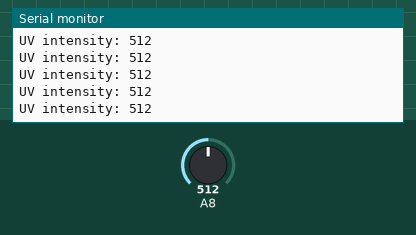
The sketch below on a simulated Arduino Mega 2560, built with avr-gcc and run on an emulated ATmega2560. Shown: the last lines printed to the serial monitor. Inputs (shaded band) come from the test bench; at power-on: A8 = 512.

Above: at 1.2 s.
1.3 s: A8 set to 716
At 1.33 s:
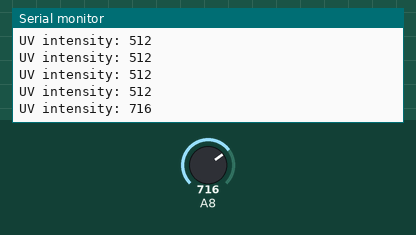
2.8 s: A8 set to 900
At 2.84 s:
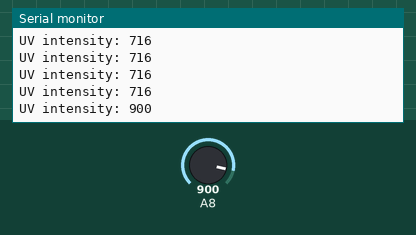
Timing chart, 0 to 5.8 s (numbered marks = the images above; inputs shaded):
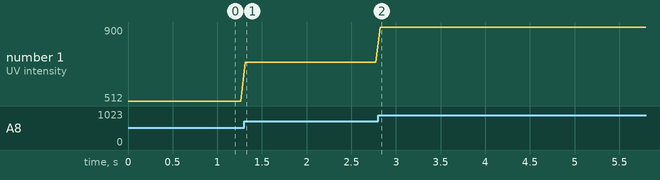

The sketch:

sensor_UV_test.ino
```cpp
//input this code to test UV sensor
void setup() {
    Serial.begin(115200);
    pinMode(A8, INPUT);
}
void loop() {
    int uvsensor = analogRead(A8);
    Serial.print("UV intensity: ");
    Serial.println(uvsensor);
    delay(50);
}
```

Measured:
- after the input at 1.3 s, the serial monitor: prints a new line at once (image 1)
- after the input at 2.8 s, the serial monitor: prints a new line at once (image 2)
- plotted number 1: 512 → 716 after the input at 1.3 s, 716 → 900 after the input at 2.8 s
